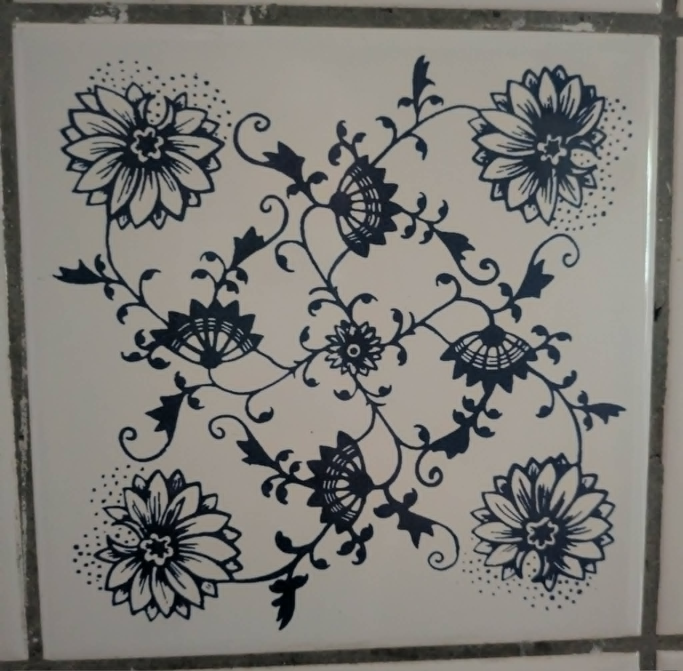
#> input picture data/tile_single.jpg, 2048 x 2012 px, found by its file name (shown at 1/3 size)
$ python fractalise.py
#> lines starting #> are read from the running program, lines starting #| are printed output that depends on the picture; after the words box and inside, x2 and y2 are one past the last pixel; in counts of white or black regions, pixels touching at a corner belong together
### src/trace.py
"""Turn the photographed tile into strokes.

Threshold the ink, thin it to a one-pixel skeleton (Zhang-Suen), then walk the
skeleton into polylines, breaking at junctions. These polylines are what the
pen draws; fitting Beziers to them is a later refinement, not needed to see it
move.
"""
import json
import numpy as np
from PIL import Image

TILE = "data/tile_single.jpg"
CENTRE, HALF = (1054, 1038), 880          # from src/symmetry.py
N = 700


def ink_mask(path=TILE, n=N, pct=28.0):
    A = np.asarray(Image.open(path).convert("L"), dtype=np.float64)
    cx, cy = CENTRE
    sub = A[cy - HALF:cy + HALF, cx - HALF:cx + HALF]
    sub = np.asarray(Image.fromarray(sub).resize((n, n), Image.BILINEAR), float)
    # the photo has a lighting gradient; flatten it before thresholding
    yy, xx = np.mgrid[0:n, 0:n] / n
    Aq = np.stack([np.ones_like(xx).ravel(), xx.ravel(), yy.ravel(),
                   (xx * yy).ravel(), (xx ** 2).ravel(), (yy ** 2).ravel()], 1)
    coef, *_ = np.linalg.lstsq(Aq, sub.ravel(), rcond=None)
    flat = sub - (Aq @ coef).reshape(n, n)
    return flat < np.percentile(flat, pct)


# [64 lines left out: functions _nb, thin, polylines, not called in this run]


# [13 lines that do not run on import are left out]

### src/fourier.py
"""The equation that draws the tile. Cosines, and nothing else.

Put the origin on the tile's four-fold centre. A real image with C4 symmetry
about the origin has purely real Fourier coefficients -- because reality gives
F(-k) = conj F(k), C4 gives F(-k) = F(k), and the two together leave no
imaginary part. So there are no sine terms. The whole tile is

    C_mn(x,y) = cos(2pi(mx+ny)/L) + cos(2pi(-nx+my)/L)

    f(x,y) = sum over p4 orbits of  a_mn * C_mn(x,y)

    blue where f(x,y) > theta

Every a_mn is measured off the photograph, not chosen. Raising the cutoff K on
m^2+n^2 is the tile drawing itself.

Where the chirality is: p4 has no mirrors, so (m,n) and (n,m) are different
orbits and a_mn need not equal a_nm. In p4m they would be equal. The imbalance
between them is the curl of the tendrils, as one number.
"""
import numpy as np

import sys, os
sys.path.insert(0, os.path.dirname(__file__))
from trace import ink_mask

N = 501                      # odd, so the quarter turn has an exact fixed point
C = (N - 1) // 2


def p4_symmetrise(img):
    return sum(np.rot90(img, j) for j in range(4)) / 4.0


def centred(img):
    """Move the four-fold centre to index (0,0)."""
    return np.roll(img, (-C, -C), axis=(0, 1))


def coefficients(img):
    """F[u,v] with f(y,x) = sum F[u,v] exp(2pi i (u y + v x) / N)."""
    return np.fft.fft2(img) / img.size


# [15 lines left out: function orbits, not called in this run]


def band(F, K):
    n = F.shape[0]
    k = np.fft.fftfreq(n) * n
    U, V = np.meshgrid(k, k, indexing="ij")
    return np.where(U * U + V * V <= K * K, F, 0)


def synth(F, K=None):
    G = F if K is None else band(F, K)
    return np.real(np.fft.ifft2(G)) * G.size


# [24 lines left out: functions series, chirality, not called in this run]


# [13 lines that do not run on import are left out]

### src/fractal.py
"""Is the tile a fractal?

Someone looked at the tendrils and asked. It is a testable claim, so it is
tested rather than argued, the same way src/symmetry.py tested the wallpaper
group: apply the transform, correlate, and put a meaningless control next to
the answer.

A fractal needs a dilation symmetry -- the pattern reappearing when you zoom.
Two independent tests, plus one that failed:

  1. box counting     a fractal boundary has a PLATEAU in the local slope of
                      log N(eps) vs log eps. A dense pattern of ordinary
                      smooth curves has no plateau: the slope climbs from 1
                      (curve) to 2 (the boxes just cover the tile). The
                      control is the tile's OWN band-limited reconstruction,
                      which is a finite sum of cosines and therefore analytic,
                      so its level sets are provably smooth curves, D = 1.

  2. dilation         correlate the tile against itself viewed through a
                      window s times smaller, about the same four-fold centre.
                      Self-similar => stays high. Compare against the mirror
                      and shift controls already in theory/symmetry.md.

  3. Porod slope      the high-k spectral exponent should steepen for a smooth
                      boundary. It does not separate the cases here -- kept and
                      reported as inconclusive, not quietly dropped.

There is also a structural answer, which the measurements only confirm: f is a
FINITE sum of cosines, hence real-analytic, so {f = theta} is an analytic curve
with box dimension exactly 1 for every cutoff K. No number of cosines makes it
fractal. And p4 is a crystallographic group -- discrete translations and a
finite point group. It contains no dilation. Scale symmetry was excluded the
moment the group was measured.
"""
import numpy as np
from PIL import Image

import sys, os
sys.path.insert(0, os.path.dirname(__file__))
from trace import ink_mask, TILE, CENTRE, HALF
from symmetry import load, crop, corr
import fourier as F4

EPS = [1, 2, 4, 8, 16, 32, 64, 128]
N = 1400


def boundary(m):
    """The pixels where the ink changes to glaze."""
    b = np.zeros_like(m)
    b[:-1, :] |= m[:-1, :] ^ m[1:, :]
    b[:, :-1] |= m[:, :-1] ^ m[:, 1:]
    return b


def counts(b, epss=EPS):
    out = []
    for eps in epss:
        n = b.shape[0]
        k = n // eps * eps
        z = b[:k, :k].reshape(k // eps, eps, k // eps, eps)
        out.append(int(z.any(axis=(1, 3)).sum()))
    return out


def local_slopes(b, epss=EPS):
    """D estimated separately in each octave. A fractal holds one value."""
    N_ = counts(b, epss)
    return [-(np.log(N_[i + 1]) - np.log(N_[i])) /
            (np.log(epss[i + 1]) - np.log(epss[i])) for i in range(len(epss) - 1)]


def koch(order=7, n=N):
    """A real fractal, rasterised at the same resolution. D = log4/log3 = 1.262."""
    pts = np.array([[0, 0], [1, 0], [0.5, np.sqrt(3) / 2], [0, 0]], float)
    R = np.array([[0.5, -np.sqrt(3) / 2], [np.sqrt(3) / 2, 0.5]])
    for _ in range(order):
        out = []
        for a, b in zip(pts[:-1], pts[1:]):
            d = (b - a) / 3
            out += [a, a + d, a + d + R @ d, a + 2 * d]
        out.append(pts[-1])
        pts = np.array(out)
    p = (pts - pts.min(0)) / (pts.max(0) - pts.min(0)).max() * (n - 4) + 2
    img = np.zeros((n, n), bool)
    for a, b in zip(p[:-1], p[1:]):
        t = np.linspace(0, 1, int(max(abs(b - a).max(), 1) * 2) + 2)
        q = (a[None, :] * (1 - t[:, None]) + b[None, :] * t[:, None]).astype(int)
        img[q[:, 1], q[:, 0]] = True
    return img


# [105 lines left out: functions analytic_control, smooth_field, dilation_scores, porod_slope, report, not called in this run]


# [2 lines that do not run on import are left out]

### src/fractalise.py
"""Make it a fractal, since it is not one.

src/fractal.py answers "is this a fractal" with no, and the reason is narrow:
the series stops. 62 815 cosines is a lot of cosines but it is a finite number,
so there is a smallest feature and below it the pattern is smooth. Fix exactly
that and nothing else -- add the motif back at every zoom, each copy weaker by
a fixed ratio -- and the same measurement that said no says yes.

    f_H(x) = sum_j  b^(-jH) f(b^j x)          Weierstrass, in two dimensions

b is an integer and the grid is odd, so index multiplication mod N is a
bijection: f(b^j x) is EXACT, no interpolation, and both the period and the
four-fold centre survive every level. The result is still a sum of cosines and
still p4 -- it has simply acquired a dilation symmetry it did not have.

H is the knob. Smaller H means the small copies stay loud, which means rougher:
for a self-affine field the level set has dimension D = 2 - H, and that is what
comes out of the box counting below.

Two ways to apply it, and they do different things:

  seed_stack()   stack the coarse motif on itself. This is the honest proof --
                 a clean plateau in the local slope, sitting on Koch's. It is
                 also mould. Copies land in the middle of solid areas, where
                 they punch holes, because a perturbation moves the boundary by
                 (perturbation / steepness) and the interior is flat.

  frill()        multiply the perturbation by |grad f| first. The boundary then
                 moves by a bounded amount everywhere and flat interiors do not
                 move at all, so the drawing survives and only its edge frays.

The cost is not negotiable and is worth stating plainly. Scale-free means the
wobble at scale L is (L/L0)^H times the wobble at the top. You cannot order
frilling at 2 px without accepting 2^(7H) times as much of it at 256 px. Fine
detail is not an accessory you bolt on the bottom; asking for it only at the
bottom is asking for a cutoff, which is what made the tile not a fractal.
"""
import numpy as np
from PIL import Image

import sys, os
sys.path.insert(0, os.path.dirname(__file__))
import fourier as F4
from trace import ink_mask
from fractal import boundary, local_slopes, koch

N2 = 2049                 # odd, so gcd(2, N2) = 1 and the dilation is exact
EPS = [1, 2, 4, 8, 16, 32, 64, 128, 256]
INK = 0.21                # ink fraction, held equal across every picture
PAPER_RGB, INK_RGB = (247, 245, 240), (33, 54, 96)


def coefficients():
    m = ink_mask(n=F4.N).astype(float)
    return F4.coefficients(F4.centred(F4.p4_symmetrise(m)))


def upsample(F, K, n2=N2):
    """Resample the band-limited tile onto a bigger grid, exactly.

    Zero-padding in Fourier is interpolation with the right kernel: for a
    band-limited signal it adds resolution without inventing detail, which
    matters here because invented detail is the thing being measured.
    """
    G = F4.band(F, K)
    B = np.zeros((n2, n2), complex)
    h = int(np.floor(K))
    for u in range(-h, h + 1):
        for v in range(-h, h + 1):
            if u * u + v * v <= K * K:
                B[u % n2, v % n2] = G[u % F4.N, v % F4.N]
    return np.real(np.fft.ifft2(B)) * n2 * n2


def norm(a):
    return (a - a.mean()) / a.std()


def stack(g, H=0.7, b=2, J=7, n2=N2):
    """The dilation ladder. g at scale 1, g(bx) at 2^-H, g(b^2 x) at 4^-H, ..."""
    i = np.arange(n2)
    out = np.zeros((n2, n2))
    for j in range(J + 1):
        idx = (pow(b, j, n2) * i) % n2
        out += b ** (-j * H) * g[np.ix_(idx, idx)]
    return out


def steepness(f):
    return np.hypot((np.roll(f, -1, 1) - np.roll(f, 1, 1)) / 2,
                    (np.roll(f, -1, 0) - np.roll(f, 1, 0)) / 2)


def frill(tile, seed, H=0.5, wobble=20.0):
    """Fray the edge and leave the interior alone. wobble is in pixels."""
    return tile + wobble * steepness(tile) * norm(stack(seed, H=H))


def ink_of(f, frac=INK):
    return f > np.percentile(f, 100 * (1 - frac))


def save(mask, path, size=760, n2=N2):
    im = np.roll(mask, (n2 // 2, n2 // 2), axis=(0, 1))
    rgb = np.where(im[..., None], np.array(INK_RGB, np.uint8), np.array(PAPER_RGB, np.uint8))
    Image.fromarray(rgb).resize((size, size), Image.LANCZOS).save(path)


def row(mask, label):
    print("   %-26s %s" % (label, "  ".join("%5.2f" % s
                                            for s in local_slopes(mask, EPS))))


def report(outdir="out"):
    F = coefficients()
#> in ink_mask, `sub = np.asarray(Image.fromarray(sub).resize((n, n), Image.BILINEAR), ..`:
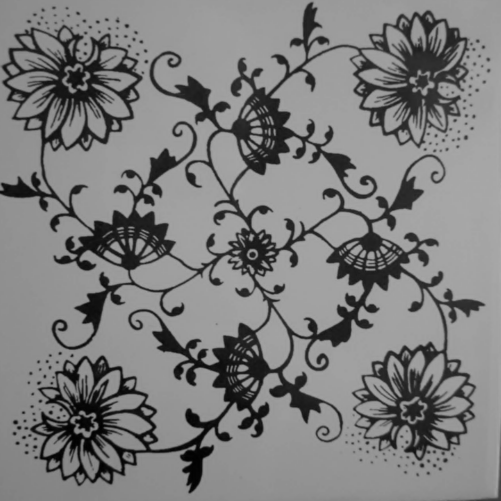
#> sub: shape (501, 501) float64; min 1.2, max 172.2, mean 125.4
#> in ink_mask, `coef, *_ = np.linalg.lstsq(Aq, sub.ravel(), rcond=None)`: coef = [126.6, -13.56, -14.72, 8.03, 31.3, 1.56]
#> in ink_mask, `flat = sub - (Aq @ coef).reshape(n, n)`:
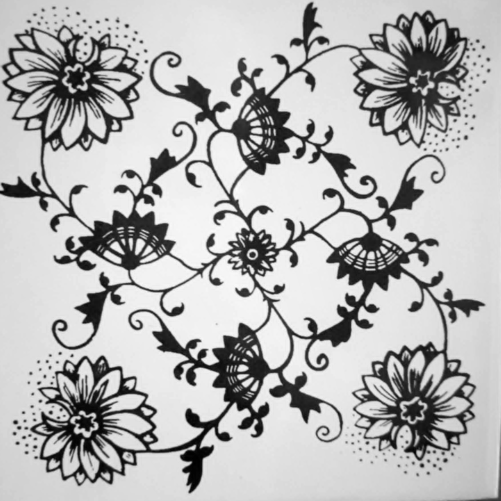
#> flat: shape (501, 501) float64; min -115.5, max 47.05, mean 0; drawn with min black and max white
#> in ink_mask, `return flat < np.percentile(flat, pct)`:
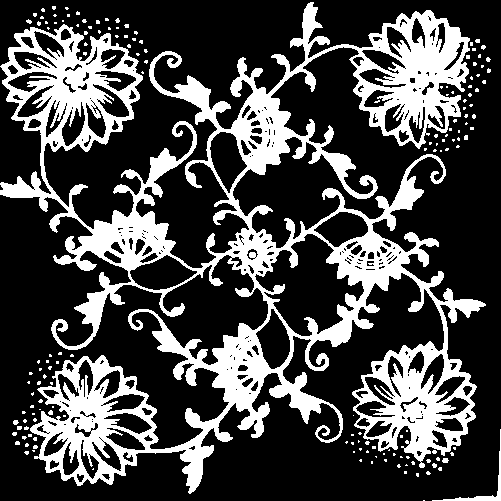
#> returned value: shape (501, 501) bool; 28% white; 157 white regions (152 under 20 px), largest, box (x1, y1, x2, y2) and area: (0, 2, 486, 494) 68293, (432, 429, 501, 501) 365, (442, 458, 449, 463) 28, (13, 420, 19, 425) 23, (48, 410, 53, 415) 20
    seed = norm(upsample(F, 8))         # the coarse motif only
    tile = upsample(F, 200)             # all 62 815 cosines

    head = "   %-26s %s" % ("", "  ".join("%3d-%-3d" % (EPS[i], EPS[i + 1])
                                          for i in range(len(EPS) - 1)))
    print("1. the proof: stack the coarse motif on itself")
    print("   a fractal holds ONE value across the row. sparse enough that the")
    print("   covering artefact stays away, so the plateau is readable.")
    print()
    print(head)
    row(boundary(ink_of(seed)), "the motif alone")
#> in counts, `out = []`: out = []
#> after the loop in counts, `for eps in epss:`: out = [13994, 7634, 3982, 2040, 1025, 505, 244, 116, 56]
#|    the motif alone             0.87   0.94   0.96   0.99   1.02   1.05   1.07   1.05
    for H in (0.9, 0.7, 0.5, 0.35):
        row(boundary(ink_of(stack(seed, H=H))), "stacked, H=%.2f  (D=2-H=%.2f)" % (H, 2 - H))
#> this loop made 4 passes
#> (printed output is left out)
    row(koch(order=8, n=N2), "Koch curve  (D=1.262)")
    print()
    print("   flat, and on Koch's line. the construction works, and H sets where")
    print("   the plateau sits. the same test that refused the tile accepts this.")
    print()

    print("2. the same thing applied to the real tile, edge only")
    print(head)
    row(boundary(ink_of(tile)), "the tile as it is")
#> in boundary (call 6), `b[:, :-1] |= m[:, :-1] ^ m[:, 1:]`:
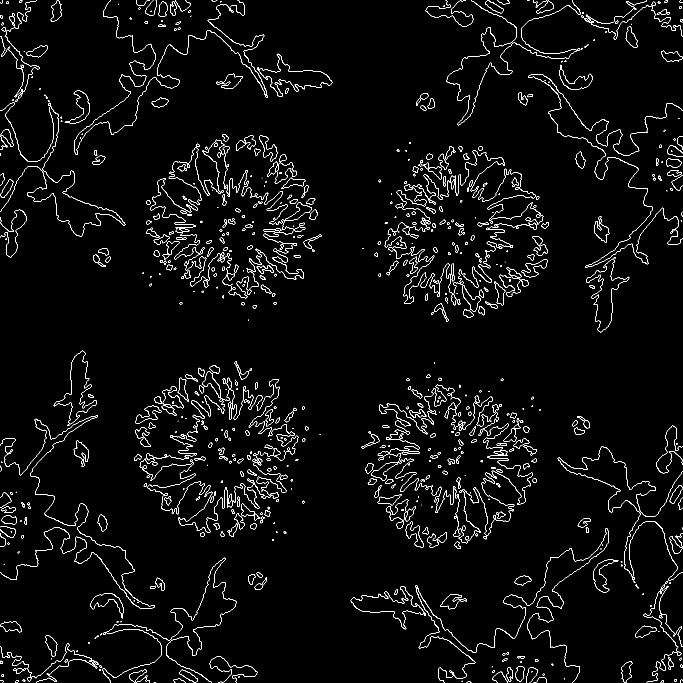
#> b: shape (2049, 2049) bool (shown at 1/3 size); 2.2% white in thin lines or dots
#|    the tile as it is           0.88   0.97   1.07   1.27   1.39   1.57   1.59   1.78
    for H, w in ((0.7, 20), (0.5, 20), (0.5, 60), (0.35, 60)):
        row(boundary(ink_of(frill(tile, seed, H=H, wobble=w))),
            "frilled H=%.2f wobble %dpx" % (H, w))
#> this loop made 4 passes
#> (printed output is left out)
    print()
    print("   the dimension rises where the detail was added -- 1.07 to 1.44 at")
    print("   4-8 px -- but no plateau is claimed here and none is visible. the")
    print("   tile covers the wall, so above about 8 px the box count is measuring")
    print("   coverage, not roughness, and it drowns the signal. the plateau in")
    print("   part 1 is the evidence; this row is the picture.")
    print()

    os.makedirs(outdir, exist_ok=True)
    save(ink_of(tile), os.path.join(outdir, "frac_tile.png"))
    save(ink_of(stack(seed, H=0.7)), os.path.join(outdir, "frac_mould.png"))
#> after the loop in stack (call 9), `for j in range(J + 1):`:
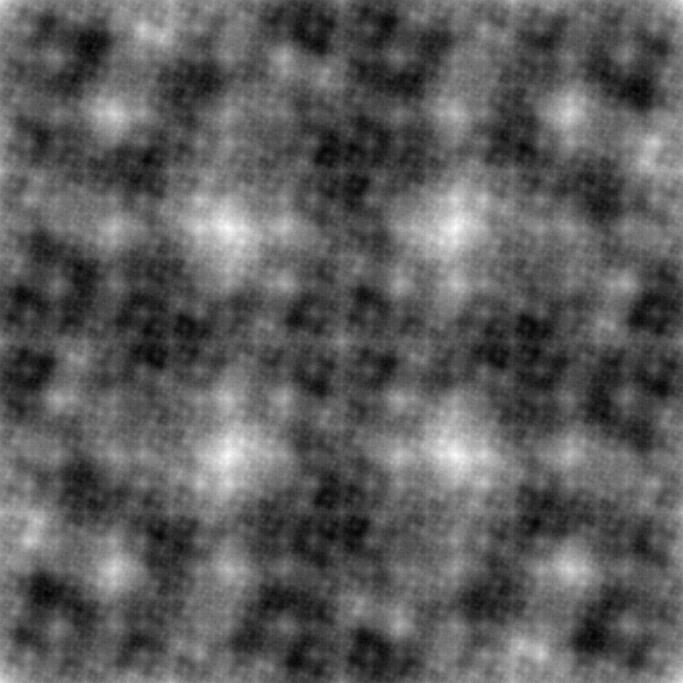
#> out: shape (2049, 2049) float64 (shown at 1/3 size); min -3.15, max 5.5, mean 2.51e-15; drawn with min black and max white
    save(ink_of(frill(tile, seed, H=0.5, wobble=20)), os.path.join(outdir, "frac_frilled.png"))
#> in steepness (call 5), `return np.hypot((np.roll(f, -1, 1) - np.roll(f, 1, 1)) / 2, (np.roll(f..`:
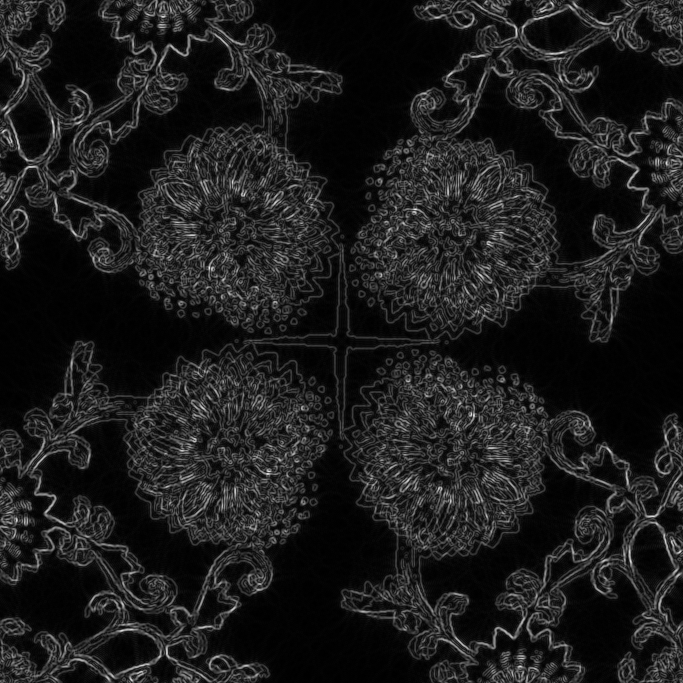
#> returned value: shape (2049, 2049) float64 (shown at 1/3 size); min 2.21e-16, max 0.215, mean 0.0244; drawn with min black and max white
    save(ink_of(frill(tile, seed, H=0.5, wobble=60)), os.path.join(outdir, "frac_frilled_hard.png"))
#> call 4 of save, with path = 'out/frac_frilled_hard.png', size = 760, n2 = 2049
#> in save (call 4), `Image.fromarray(rgb).resize((size, size), Image.LANCZOS).save(path)`:
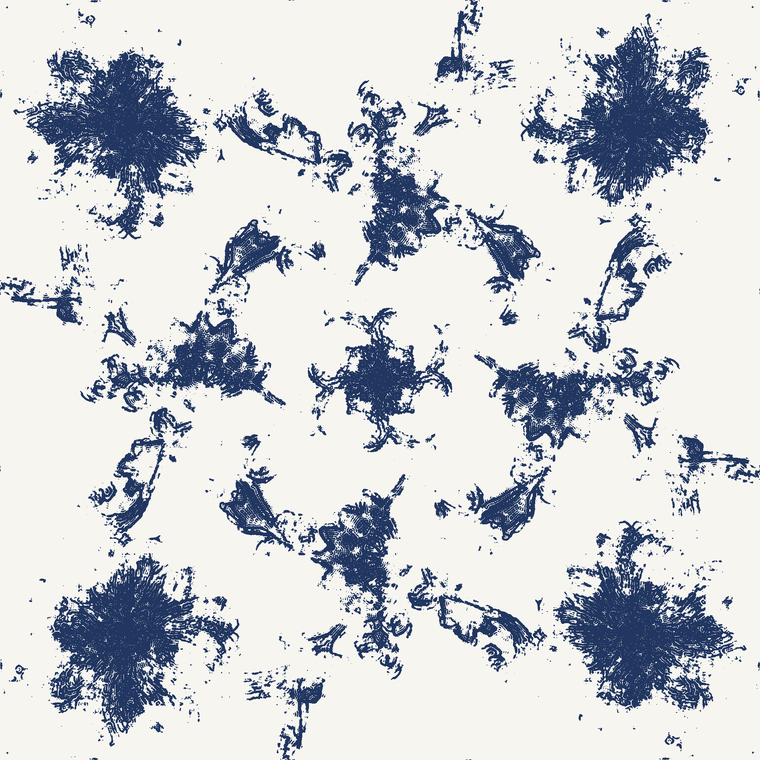
#> saved as frac_frilled_hard.png: PIL image 760x760 RGB; mean R, G, B 201.8, 204.7, 209.7
    print("wrote %s/frac_tile.png, frac_mould.png, frac_frilled.png, frac_frilled_hard.png" % outdir)


if __name__ == "__main__":
    report()


# --- page assets -----------------------------------------------------------

# [19 lines left out: function build_page_assets, not called in this run]


_PAL = None


# [46 lines left out: functions _slider_palette, build_slider, not called in this run]
